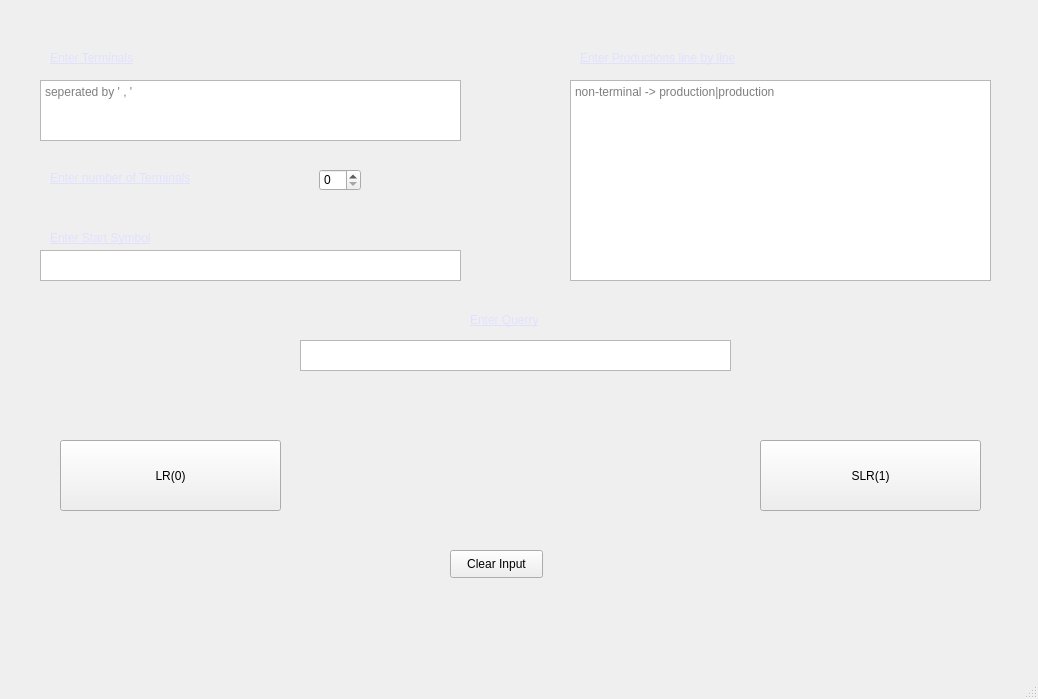
<?xml version="1.0" encoding="UTF-8"?>
<ui version="4.0">
 <class>MainWindow</class>
 <widget class="QMainWindow" name="MainWindow">
  <property name="geometry">
   <rect>
    <x>0</x>
    <y>0</y>
    <width>1038</width>
    <height>699</height>
   </rect>
  </property>
  <property name="windowTitle">
   <string>MainWindow</string>
  </property>
  <property name="whatsThis">
   <string/>
  </property>
  <property name="styleSheet">
   <string notr="true"/>
  </property>
  <widget class="QWidget" name="centralwidget">
   <widget class="QLabel" name="labelTerminals">
    <property name="geometry">
     <rect>
      <x>50</x>
      <y>50</y>
      <width>281</width>
      <height>16</height>
     </rect>
    </property>
    <property name="styleSheet">
     <string notr="true">font: 75 11pt &quot;Consolas&quot;;
text-decoration: underline;
color: rgb(225, 225, 255);</string>
    </property>
    <property name="text">
     <string>Enter Terminals</string>
    </property>
   </widget>
   <widget class="QPlainTextEdit" name="TerminalsTB">
    <property name="geometry">
     <rect>
      <x>40</x>
      <y>80</y>
      <width>421</width>
      <height>61</height>
     </rect>
    </property>
    <property name="whatsThis">
     <string/>
    </property>
    <property name="placeholderText">
     <string>seperated by ' , '</string>
    </property>
   </widget>
   <widget class="QLabel" name="nLabel">
    <property name="geometry">
     <rect>
      <x>50</x>
      <y>170</y>
      <width>271</width>
      <height>16</height>
     </rect>
    </property>
    <property name="styleSheet">
     <string notr="true">font: 75 11pt &quot;Consolas&quot;;
text-decoration: underline;
color: rgb(225, 225, 255);</string>
    </property>
    <property name="text">
     <string>Enter number of Terminals</string>
    </property>
   </widget>
   <widget class="QLabel" name="ProductionLabel">
    <property name="geometry">
     <rect>
      <x>580</x>
      <y>50</y>
      <width>271</width>
      <height>16</height>
     </rect>
    </property>
    <property name="styleSheet">
     <string notr="true">font: 75 11pt &quot;Consolas&quot;;
text-decoration: underline;
color: rgb(225, 225, 255);</string>
    </property>
    <property name="text">
     <string>Enter Productions line by line</string>
    </property>
   </widget>
   <widget class="QPlainTextEdit" name="Productions">
    <property name="geometry">
     <rect>
      <x>570</x>
      <y>80</y>
      <width>421</width>
      <height>201</height>
     </rect>
    </property>
    <property name="placeholderText">
     <string>non-terminal -&gt; production|production</string>
    </property>
   </widget>
   <widget class="QLabel" name="StartsymbolLabel">
    <property name="geometry">
     <rect>
      <x>50</x>
      <y>230</y>
      <width>281</width>
      <height>16</height>
     </rect>
    </property>
    <property name="styleSheet">
     <string notr="true">font: 75 11pt &quot;Consolas&quot;;
text-decoration: underline;
color: rgb(225, 225, 255);</string>
    </property>
    <property name="text">
     <string>Enter Start Symbol</string>
    </property>
   </widget>
   <widget class="QPlainTextEdit" name="StartSymbol">
    <property name="geometry">
     <rect>
      <x>40</x>
      <y>250</y>
      <width>421</width>
      <height>31</height>
     </rect>
    </property>
   </widget>
   <widget class="QPushButton" name="LL_0">
    <property name="geometry">
     <rect>
      <x>60</x>
      <y>440</y>
      <width>221</width>
      <height>71</height>
     </rect>
    </property>
    <property name="text">
     <string>LR(0)</string>
    </property>
   </widget>
   <widget class="QPushButton" name="LL_1">
    <property name="geometry">
     <rect>
      <x>760</x>
      <y>440</y>
      <width>221</width>
      <height>71</height>
     </rect>
    </property>
    <property name="text">
     <string>SLR(1)</string>
    </property>
   </widget>
   <widget class="QPushButton" name="clearButton">
    <property name="geometry">
     <rect>
      <x>450</x>
      <y>550</y>
      <width>93</width>
      <height>28</height>
     </rect>
    </property>
    <property name="styleSheet">
     <string notr="true"/>
    </property>
    <property name="text">
     <string>Clear Input</string>
    </property>
   </widget>
   <widget class="QLabel" name="Querry">
    <property name="geometry">
     <rect>
      <x>470</x>
      <y>310</y>
      <width>131</width>
      <height>20</height>
     </rect>
    </property>
    <property name="styleSheet">
     <string notr="true">font: 75 11pt &quot;Consolas&quot;;
text-decoration: underline;
color: rgb(225, 225, 255);</string>
    </property>
    <property name="text">
     <string>Enter Querry</string>
    </property>
   </widget>
   <widget class="QPlainTextEdit" name="StartSymbol_2">
    <property name="geometry">
     <rect>
      <x>300</x>
      <y>340</y>
      <width>431</width>
      <height>31</height>
     </rect>
    </property>
   </widget>
   <widget class="QFrame" name="frame">
    <property name="geometry">
     <rect>
      <x>-1</x>
      <y>-1</y>
      <width>1041</width>
      <height>681</height>
     </rect>
    </property>
    <property name="styleSheet">
     <string notr="true">background-image: url(:/bgImage/graphics.webp);</string>
    </property>
    <property name="frameShape">
     <enum>QFrame::StyledPanel</enum>
    </property>
    <property name="frameShadow">
     <enum>QFrame::Raised</enum>
    </property>
    <widget class="QSpinBox" name="nSpin">
     <property name="geometry">
      <rect>
       <x>320</x>
       <y>170</y>
       <width>42</width>
       <height>22</height>
      </rect>
     </property>
    </widget>
   </widget>
   <zorder>frame</zorder>
   <zorder>labelTerminals</zorder>
   <zorder>TerminalsTB</zorder>
   <zorder>nLabel</zorder>
   <zorder>ProductionLabel</zorder>
   <zorder>Productions</zorder>
   <zorder>StartsymbolLabel</zorder>
   <zorder>StartSymbol</zorder>
   <zorder>LL_0</zorder>
   <zorder>LL_1</zorder>
   <zorder>clearButton</zorder>
   <zorder>Querry</zorder>
   <zorder>StartSymbol_2</zorder>
  </widget>
  <widget class="QMenuBar" name="menubar">
   <property name="geometry">
    <rect>
     <x>0</x>
     <y>0</y>
     <width>1038</width>
     <height>26</height>
    </rect>
   </property>
  </widget>
  <widget class="QStatusBar" name="statusbar"/>
 </widget>
 <resources>
  <include location="bgimage.qrc"/>
 </resources>
 <connections/>
</ui>
